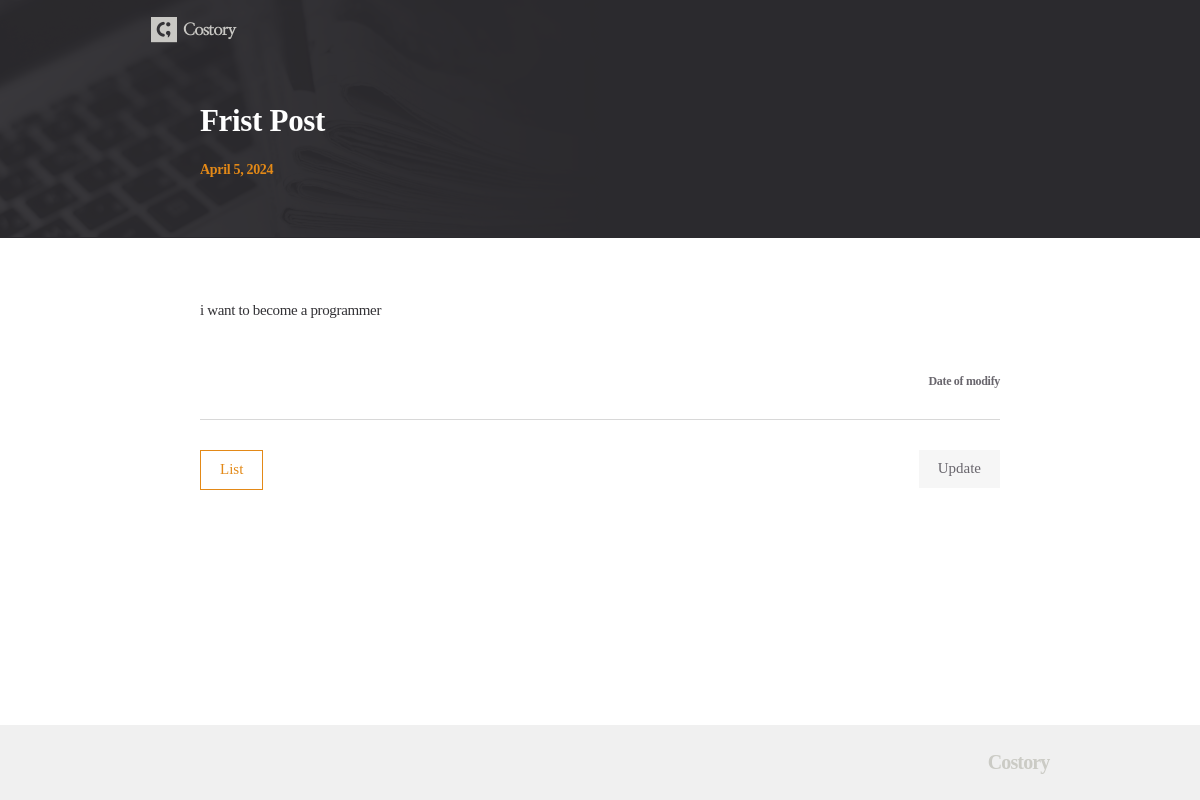
/posts/1, run on the app's committed database.
### posts/models.py (models this page shows, shortened)
class Post(models.Model):
    title = models.CharField(max_length=50, unique=True, error_messages={'unique': 'This title already exists.'})
    content = models.TextField(validators=[MinLengthValidator(10, 'Please write at least 10 characters.'), validate_symbols])
    dt_created = models.DateField(verbose_name="Date Created", auto_now_add=True)
    dt_modified = models.DateField(verbose_name="Date Modified", auto_now=True)

### posts/views.py (the view)
# urls.py: path('posts/<int:post_id>', views.post_detail, name='post-detail'),
def post_detail(request, post_id):
    post = Post.objects.get(id=post_id)
    context = {"post" : post}
    return render(request, 'posts/post_detail.html', context)

### posts/templates/posts/post_detail.html (shortened to what this page needs)
{% extends './base.html' %}
{% load static %}
{% block css %}
    <link rel="stylesheet" href="{% static "posts/css/post_detail.css" %}">
{% endblock css %}
{% block post_header %}
<div class="container">
    <h1 class="title">{{post.title}}</h1>
    <p class="date">{{post.dt_created}}</p>
</div>
{% endblock post_header %}
{% block content %}
<div class="content">
    <p class="text">{{post.content|linebreaksbr}}</p>
    <p class="date_md">Date of modify </p>
</div>
    <div class="btn">
    <div class="btn_list"><a href={% url "post-list" %}>List</a></div>
    <div class="right-btn">
        <div class="btn_modify"><a href={% url "post-update" post.id %}>Update</a></div>
    </div>
</div>
{% endblock content %}

### posts/static/posts/css/post_detail.css (style rules this page uses)
h1,h2,h3,p,a,ul,li { margin: 0; padding: 0; font-family : 'NanumMyeongjo'; font-weight: 200; list-style: none; text-decoration: none; outline: none; color: black; }
html { position: relative; min-height: 100%; margin: 0; }
body { min-height: 100%; margin: 0; padding: 0; background: #fff; -webkit-font-smoothing: antialiased; -moz-osx-font-smoothing: auto; }
.container { width: 800px; margin: 0 auto; }
.title { padding: 43px 0 23px; font-size: 31px; font-weight: bold; color: #fff; letter-spacing: -0.32px; }
.date { padding-bottom: 60px; font-size: 14px; font-weight: bold; color: #e38917; letter-spacing: -0.32px; }
.content { margin-top: 60px; padding-bottom: 30px; border-bottom: 1px solid #d8d8d8; }
.content .text { font-size: 15px; color: #333236; line-height: 1.73; letter-spacing: -0.35px; }
.content .date_md { padding-top: 50px; text-align: right; font-size: 12px; font-weight: bold; color: #69666d; letter-spacing: -0.32px; }
.btn { overflow: hidden; margin-top: 30px; }
.right-btn { float: right; }
.btn_list { float: left; }
.btn_modify { margin-left: 16px; float: left; }
.btn_list a { display: inline-block; padding: 10px 19px 11px; color: #e38917; font-size: 15px; border: 1px solid #e38917; }
.btn_modify a { display: inline-block; padding: 10px 19px 11px; font-size: 15px; color: #69666d; background: #f6f6f6; }

### data on the page
Post: title "Frist Post", dt_created "April 5, 2024", content "i want to become a programmer"
